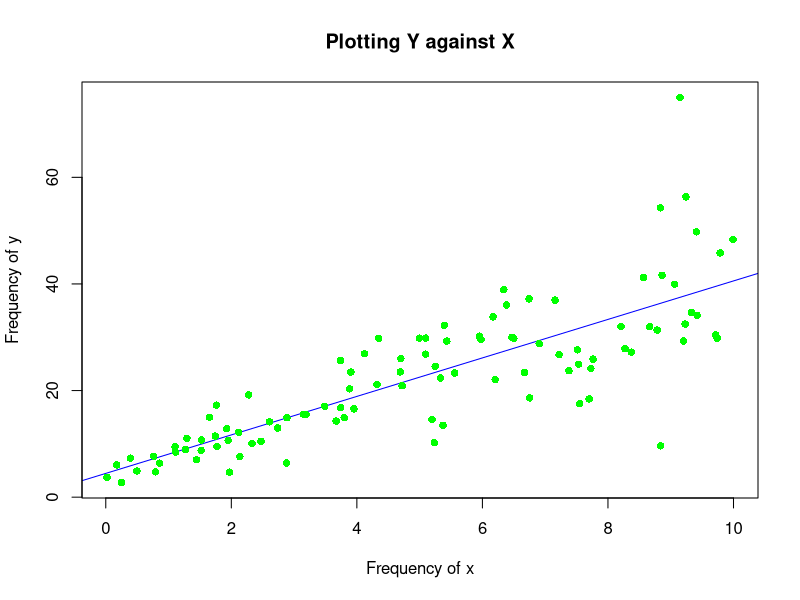
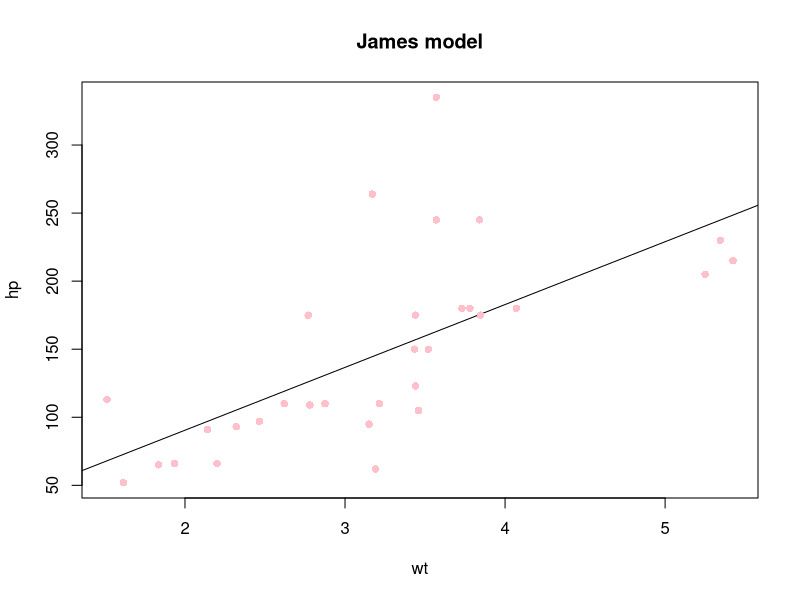
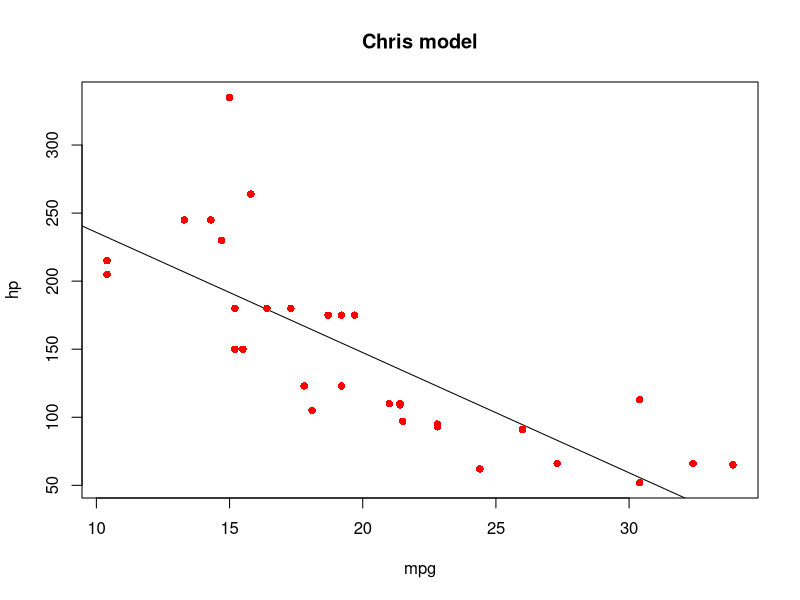

These figures' R source, in order:
## ---- chunk 1
knitr::opts_chunk$set(echo = TRUE , comment = NA)
## ---- chunk 2

set.seed(2017)

X = runif(100)*10

Y = X*4+3.45

Y = rnorm(100)*0.29*Y+Y

## ---- chunk 3

plot(X , Y , xlab = 'Frequency of x' , ylab = 'Frequency of y' ,main = 'Plotting Y against X', col = 'green', pch = 16 ,frame.plot = TRUE, abline(lm(Y~X),col = 'blue'))

## ---- chunk 4

model <- lm(Y~X)

summary(model)

## ---- chunk 5

#Finding the square of correlation between X and Y

cor(X,Y)^2

## ---- chunk 6

head(mtcars)

## ---- chunk 7

model_wt <- lm(hp ~ wt , data = mtcars)

summary(model_wt)
## ---- chunk 8

# Plotting hp against wt.

plot(mtcars$wt , mtcars$hp , xlab = 'wt' , ylab = 'hp' ,main = 'James model', col = 'pink', pch = 16 ,frame.plot = TRUE, abline(lm(mtcars$hp ~ mtcars$wt),col = 'black'))

## ---- chunk 9

model_mpg <- lm(hp ~ mpg , data = mtcars)

summary(model_mpg)
## ---- chunk 10

# Plotting hp against mpg.

plot(mtcars$mpg , mtcars$hp , xlab = 'mpg' , ylab = 'hp' ,main = 'Chris model', col = 'red', pch = 16 ,frame.plot = TRUE, abline(lm(mtcars$hp ~ mtcars$mpg),col = 'black'))

## ---- chunk 11
# James's opinion
summary(model_wt)$r.squared
summary(model_wt)$coefficients[, "Pr(>|t|)"]

# Chris's opinion
summary(model_mpg)$r.squared
summary(model_mpg)$coefficients[, "Pr(>|t|)"]

## ---- chunk 12

# Creating a base model 

model_predict <- lm(hp ~ cyl + mpg , data = mtcars)

summary(model_predict)

## ---- chunk 13

predict_result <- predict(model_predict , newdata = data.frame(cyl = 4 , mpg = 22))

predict_result

## ---- chunk 14
library(mlbench)
data(BostonHousing)
## ---- chunk 15

boston_model <- lm(medv ~ crim + zn + ptratio + chas , data = BostonHousing)

summary(boston_model)

## ---- chunk 16

#if the house bounds the Chas River then the price of that house is-

char_yes <-  (49.91868 + (-0.26018) + 0.07073 + (-1.49367) + 4.58393*(1))

#if the house does not bounds the Chas River then the price of that house is-

char_no <-  (49.91868 + (-0.26018) + 0.07073 + (-1.49367) + 4.58393*(0))

char_diff <- char_yes - char_no

## ---- chunk 17

#For 15 units of change in the pupil teacher ratio the price of the house is going to

ptratio_15 <-  (49.91868 + (-0.26018) + 0.07073 + 15*(-1.49367) + 4.58393)

#For 18 units of change in the pupil teacher ratio the price of the house is going to

ptratio_18 <-  (49.91868 + (-0.26018) + 0.07073 + 18*(-1.49367) + 4.58393)

ptratio_diff <- ptratio_15 - ptratio_18

## ---- chunk 18

significant_level <- summary(boston_model)$coefficients[, "Pr(>|t|)"]

significant_vars <- significant_level < 0.05

significant_vars

## ---- chunk 19

anova(boston_model)

